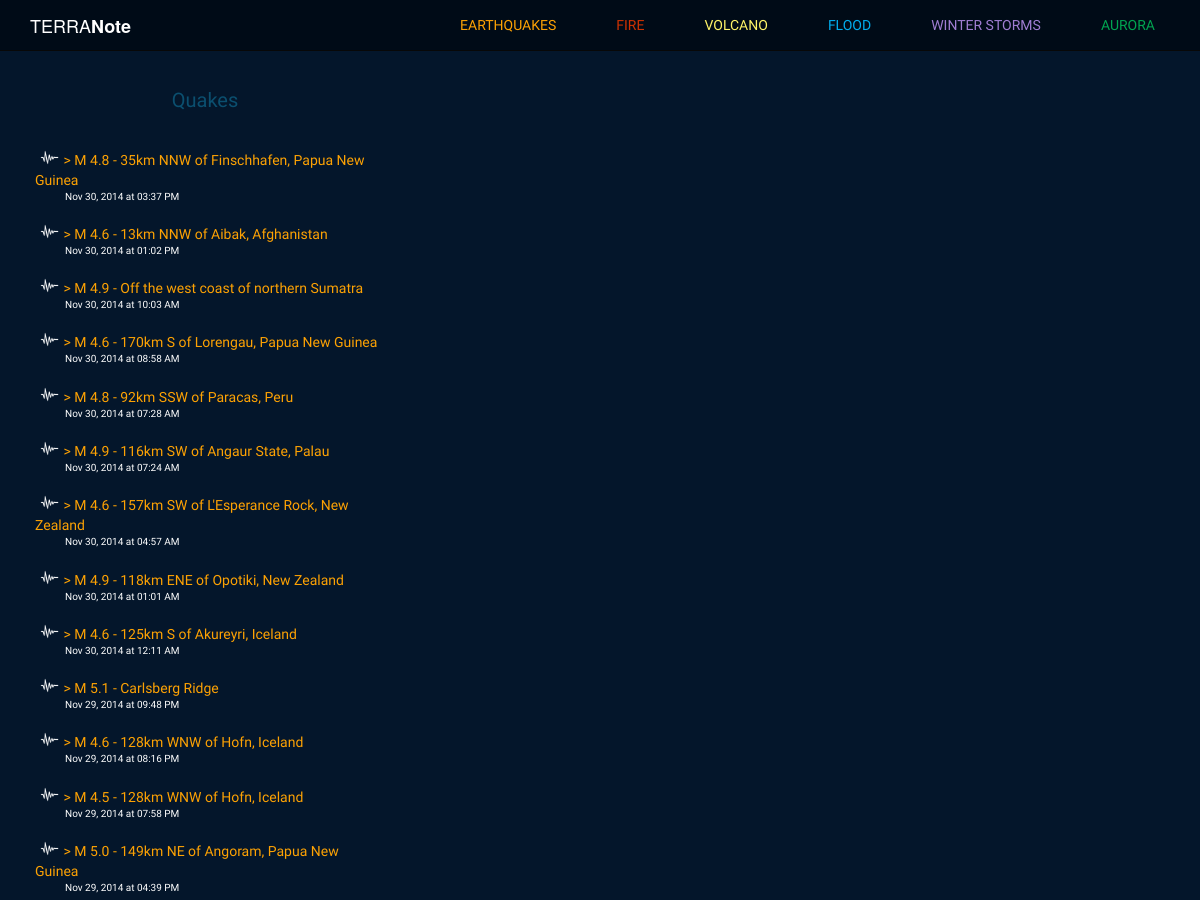
The app's page /quakes (upper part), older data.
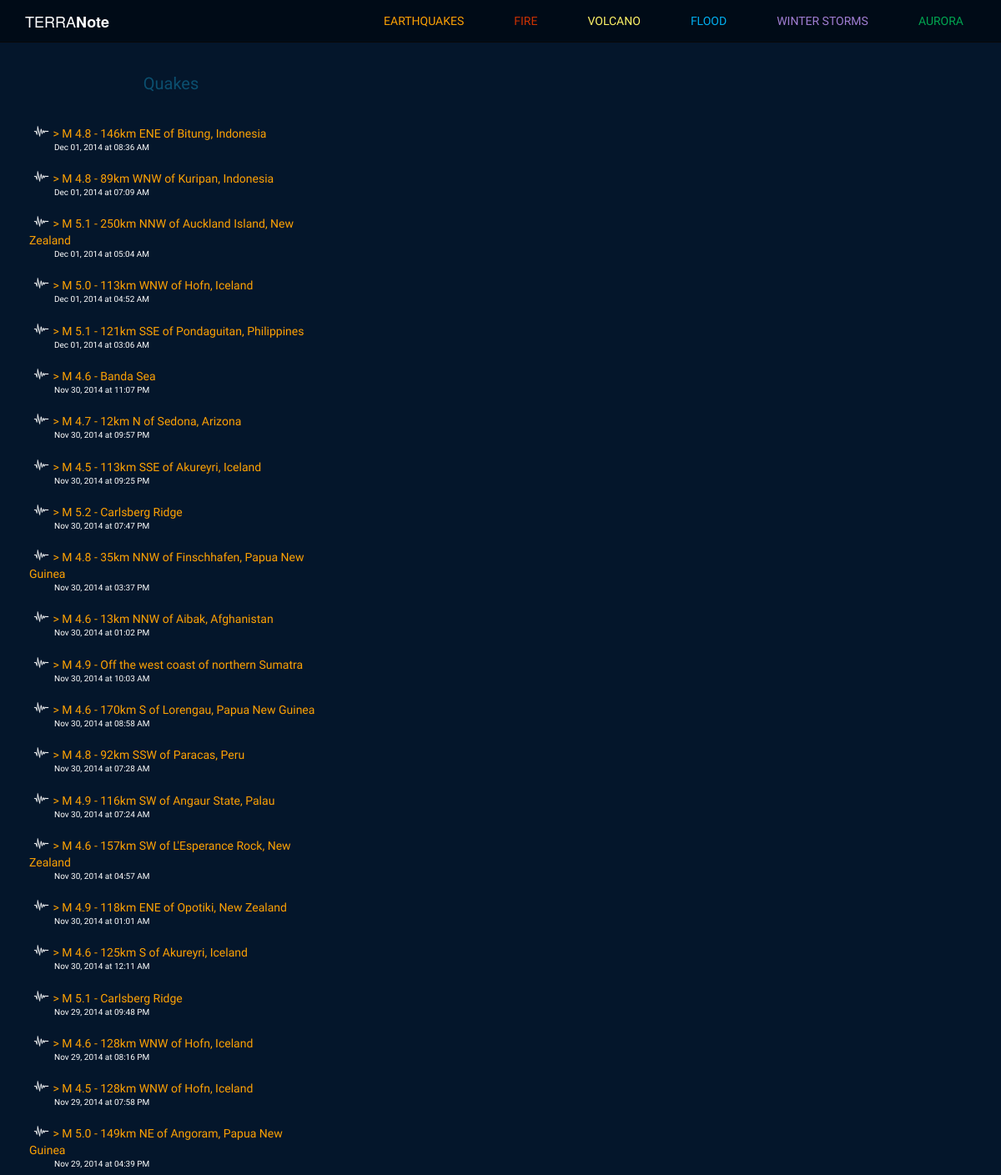
The same page, newer data.
### model.py (models this page shows)
class Quake(Base):
    __tablename__ = "quakes"
    quake_id = Column(String(50), primary_key = True)
    quake_title = Column(String, nullable = False)
    quake_type = Column(String(25), nullable = False)
    magnitude = Column(Float, nullable = False)
    place = Column(String, nullable = False)
    latitude = Column(Float, nullable = False)
    longitude = Column(Float, nullable = False)
    depth = Column(Float, nullable = False)
    quake_datetime = Column(DateTime, nullable = False)
    url = Column(String, nullable = False)
    seismictype = Column(String, nullable = False)
    status = Column(String, nullable = False)
    felt = Column(Integer, nullable = True)
    tsunami = Column(Integer, nullable = True)
    recordtime = Column(DateTime, nullable = False)

### note.py (the view)
@app.route("/quakes")
def quake_notes():
	data = Quake.query.order_by(Quake.quake_datetime.desc()).limit(25)
	cols = Quake.__table__.columns
	json_compiled = {}
	for quake in data:
		json_compiled[quake.quake_id] = {}
		json_compiled[quake.quake_id]['lat'] = quake.latitude
		json_compiled[quake.quake_id]['lng'] = quake.longitude
		json_compiled[quake.quake_id]['title'] = quake.quake_title
		json_compiled[quake.quake_id]['id'] = quake.quake_id
	quakes = Quake.query.order_by(Quake.quake_datetime.desc()).all()
	return render_template("quakes.html", quakes=quakes, quake_points=json_compiled)

### templates/quakes.html (shortened to what this page needs)
{% extends 'base.html' %}
{% block body %}
    <div class="col-sm-4">
    	<div class="quake-list">
    		<div id="recent-events">Quakes</div>
    		{% for quake in quakes %}
    		<div class="quake-list">
    			<img class="small-icon" src="/static/images/quake-icon.png"/>
    			<div class="recent-title quake-orange"> > <a href="/quakes/{{ quake.quake_id }}">{{ quake.quake_title }}</a> </div><div class="recent-datetime"> {{ quake.quake_datetime.strftime('%b %d, %Y at %I:%M %p') }}</div>
    		</div>
    		{% endfor %}
    	</div>
    </div>
    <div class="col-sm-8">
    	<div id="single-map"></div>
    </div>
{% endblock %}

Row changes from the older to the newer data that the page shows:
added Quake: quake_title "M 4.8 - 146km ENE of Bitung, Indonesia", quake_datetime "Dec 01, 2014 at 08:36 AM"
added Quake: quake_title "M 4.8 - 89km WNW of Kuripan, Indonesia", quake_datetime "Dec 01, 2014 at 07:09 AM"
added Quake: quake_title "M 5.1 - 250km NNW of Auckland Island, New Zealand", quake_datetime "Dec 01, 2014 at 05:04 AM"
added Quake: quake_title "M 5.0 - 113km WNW of Hofn, Iceland", quake_datetime "Dec 01, 2014 at 04:52 AM"
added Quake: quake_title "M 5.1 - 121km SSE of Pondaguitan, Philippines", quake_datetime "Dec 01, 2014 at 03:06 AM"
added Quake: quake_title "M 4.6 - Banda Sea", quake_datetime "Nov 30, 2014 at 11:07 PM"
added Quake: quake_title "M 4.7 - 12km N of Sedona, Arizona", quake_datetime "Nov 30, 2014 at 09:57 PM"
added Quake: quake_title "M 4.5 - 113km SSE of Akureyri, Iceland", quake_datetime "Nov 30, 2014 at 09:25 PM"
added Quake: quake_title "M 5.2 - Carlsberg Ridge", quake_datetime "Nov 30, 2014 at 07:47 PM"
